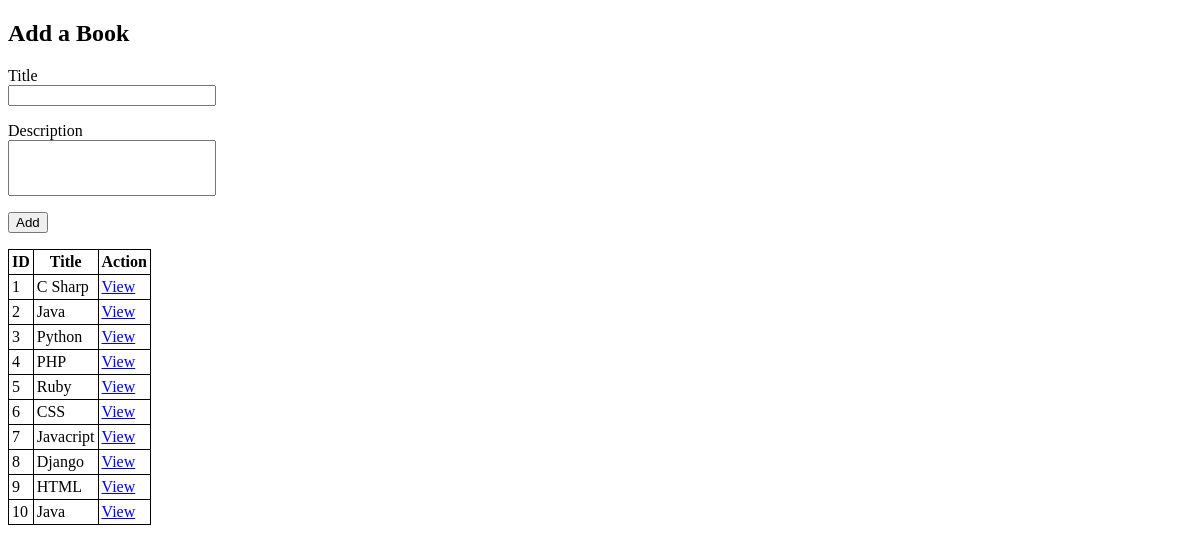
The page / on the database its author committed.
### book_authors_app/models.py (models this page shows)
class Book(models.Model):
    title = models.CharField(max_length=255)
    desc = models.TextField(null=True)
    created_at = models.DateTimeField(auto_now_add=True)
    updated_at = models.DateTimeField(auto_now=True)

### book_authors_app/views.py (the view)
# urls.py: path('', views.index),
def index(request):
    context = {
        "books": Book.objects.all()
    }
    return render(request, 'index.html', context)

### book_authors_app/templates/index.html (shortened to what this page needs)
<!DOCTYPE html>
<html lang="en">
<head>
    {% load static %}
    <link rel="stylesheet" href="{% static 'css/style.css' %}">
</head>
<body>
    <div class = "wrapper">
        <div class = "blocks">
            <h2>Add a Book</h2>
            <form action="/add_book" method ="POST">
                <p>
                    <label for ="title">Title </label>
                    <br><input type ="text" name="title" class="title">
                </p>
                <p>
                    <label for ="desc">Description </label>
                    <br><input type="text" name="desc" class ="desc">
                </p>
                <p>
                    <button>Add</button>
                </p>
        </form>
        </div>
        <div class = "tab">
            <table>
                <tr>
                    <th>ID</th>
                    <th>Title</th>
                    <th>Action</th>
                </tr>
                {% for book in books %}
                <tr>
                    <td>{{book.id}}</td>
                    <td>{{book.title}}</td>
                    <td><a href="/books/{{ book.id }}">View</a></td>
                </tr>
                {% endfor %}
            </table>
        </div>
    </div>
</body>
</html>

### book_authors_app/static/css/style.css (style rules this page uses)
table, tr, th, td { border: black 1px solid; border-collapse: collapse; padding: 3px; }
.tab { margin-left: fit; }
.title { width:200px; }
.desc { width: 200px; height: 50px; }

### rows shown on the page
Book: id "1", title "C Sharp"
Book: id "2", title "Java"
Book: id "3", title "Python"
Book: id "4", title "PHP"
Book: id "5", title "Ruby"
Book: id "6", title "CSS"
Book: id "7", title "Javacript"
Book: id "8", title "Django"
Book: id "9", title "HTML"
Book: id "10", title "Java"
